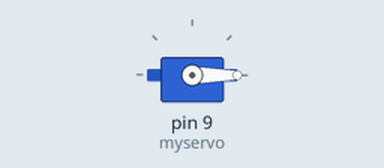
Simulated run of this sketch. Board: Arduino Uno, built with avr-gcc and run on an emulated ATmega328P. On the bench: servo.

Above: at 0.05 s.
At 5.0 s:
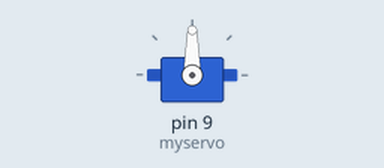
At 10.0 s:
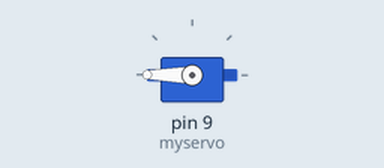
Timing chart, 0 to 13.0 s (numbered marks = the images above):
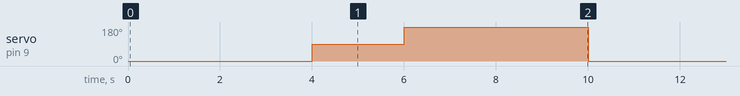

Measured:
- by itself, servo on pin 9 (myservo): repeats every 10.0 s: 180° 4.0 s, 0° 4.0 s, 90° 2.0 s

The sketch:

servokunal.ino
```cpp
#include <Servo.h>
Servo myservo;
void setup(){
  myservo.attach(9);
}
void loop()
{
  myservo.write(0);
  delay(4000);
  myservo.write(90);
  delay(2000);
  myservo.write(180);
  delay(4000);
}
```
